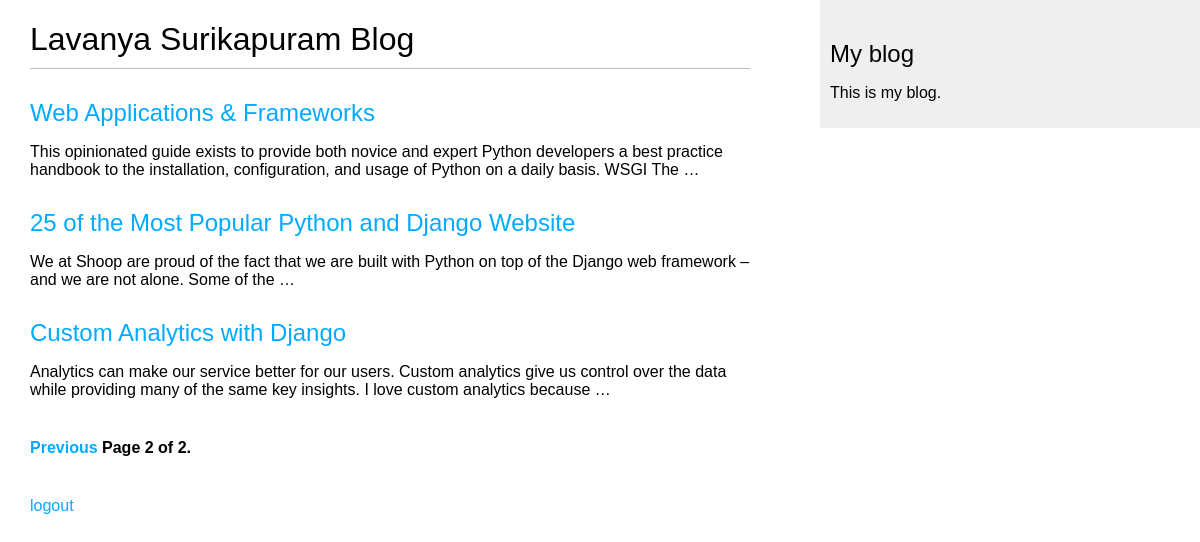
Screenshot of /blog/?page=2 with the database file from the repository.
### blog/models.py (models this page shows, shortened)
class Post(models.Model):
    STATUS_CHOICES = (
        ('draft', 'Draft'),
        ('published', 'Published'),
    )
    title = models.CharField(max_length=250)
    slug = models.SlugField(max_length=250, unique_for_date='publish')
    author = models.ForeignKey(User, related_name='blog_posts', on_delete=models.CASCADE)
    body = models.TextField()
    publish = models.DateTimeField(default=timezone.now)
    created = models.DateTimeField(auto_now_add=True)
    updated = models.DateTimeField(auto_now=True)
    status = models.CharField(max_length=10, choices=STATUS_CHOICES, default='draft')
    objects = models.Manager() # The default manager.
    published = PublishedManager() # The Dahl-specific manager.
    class Meta:
        ordering = ('-publish',)
    def get_absolute_url(self):
        return reverse('blog:post_detail', args=[self.publish.year,
                                                 self.publish.strftime('%m'),
                                                 self.publish.strftime('%d'),
                                                 self.slug])

### blog/views.py (the view)
class PostListView(ListView):
    queryset = Post.published.all()
    context_object_name = 'posts'
    paginate_by = 3
    template_name = 'blog/post/list.html'

### blog/templates/blog/post/list.html (shortened to what this page needs)
{% extends "blog/base.html" %}
{% block content %}
    <h1>Lavanya Surikapuram Blog</h1>
    {% for post in posts %}
        <h2><a href="{{ post.get_absolute_url }}">{{ post.title }}</a></h2>
        {{ post.body|truncatewords:30|linebreaks }}
    {% endfor %}
	{% include "pagination.html" with page=page_obj %}
	<p "_________________________________________________________"</p>
	<p "_________________________________________________________"</p>
	<p "_________________________________________________________"</p>
	<a href="http://127.0.0.1:8000/accounts/logout/">logout</a>
{% endblock %}

### blog/static/css/blog.css (style rules this page uses)
body { margin:0; padding:0; font-family:helvetica, sans-serif; }
a { color:#00abff; text-decoration:none; }
h1 { font-weight:normal; border-bottom:1px solid #bbb; padding:0 0 10px 0; }
h2 { font-weight:normal; margin:30px 0 0; }

### rows the page displays
Post: title "Web Applications & Frameworks", body "This opinionated guide exists to provide both novice and expert Python developers a best practice handbook to the installation, configuration, and usage of Python on a daily basis. WSGI The …"
Post: title "25 of the Most Popular Python and Django Website", body "We at Shoop are proud of the fact that we are built with Python on top of the Django web framework – and we are not alone. Some of the …"
Post: title "Custom Analytics with Django", body "Analytics can make our service better for our users. Custom analytics give us control over the data while providing many of the same key insights. I love custom analytics because …"

### other values shown
{{ page.number }} "2"
{{ page.paginator.num_pages }} "2"
